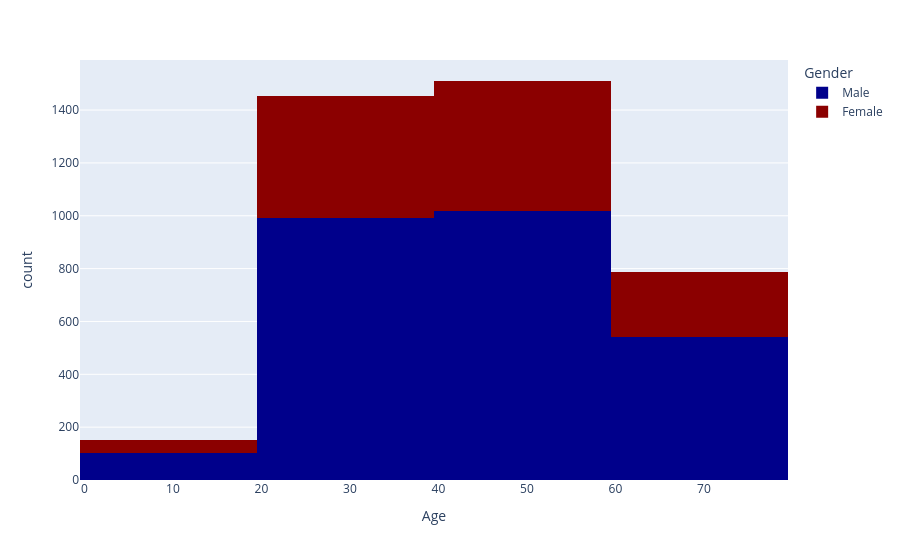

Notebook code cell kept with this figure:
### Code cell
import plotly.express as px

palette = {'Male': 'darkblue', 'Female': 'darkred'}

fig = px.histogram(Raw_DF, x="Age", color="Gender",
                   color_discrete_map=palette, nbins=5)
fig.show()

### Figure 1 — Plotly figure (JSON) as saved in the notebook; plotly's stock layout.template omitted (floating-point values rounded to 4 significant figures; data arrays with more than 128 entries replaced by an {"elided": "..."} marker saying what was removed)
{"data": [{"alignmentgroup": "True", "bingroup": "x", "hovertemplate": "Gender=Male<br>Age=%{x}<br>count=%{y}<extra></extra>", "legendgroup": "Male", "marker": {"color": "darkblue", "pattern": {"shape": ""}}, "name": "Male", "nbinsx": 5, "offsetgroup": "Male", "orientation": "v", "showlegend": true, "type": "histogram", "x": {"elided": "2652 int values"}, "xaxis": "x", "yaxis": "y"}, {"alignmentgroup": "True", "bingroup": "x", "hovertemplate": "Gender=Female<br>Age=%{x}<br>count=%{y}<extra></extra>", "legendgroup": "Female", "marker": {"color": "darkred", "pattern": {"shape": ""}}, "name": "Female", "nbinsx": 5, "offsetgroup": "Female", "orientation": "v", "showlegend": true, "type": "histogram", "x": {"elided": "1248 int values"}, "xaxis": "x", "yaxis": "y"}], "layout": {"barmode": "relative", "legend": {"title": {"text": "Gender"}, "tracegroupgap": 0}, "margin": {"t": 60}, "xaxis": {"anchor": "y", "domain": [0, 1], "title": {"text": "Age"}}, "yaxis": {"anchor": "x", "domain": [0, 1], "title": {"text": "count"}}}}
